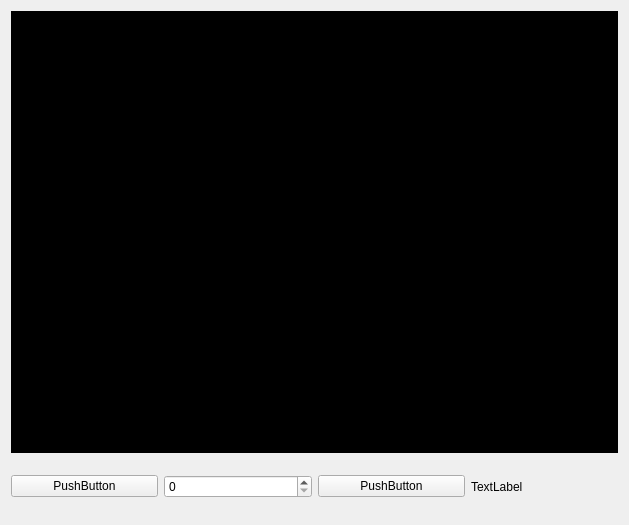
<?xml version="1.0" encoding="UTF-8"?>
<ui version="4.0">
 <class>Form</class>
 <widget class="QWidget" name="Form">
  <property name="geometry">
   <rect>
    <x>0</x>
    <y>0</y>
    <width>629</width>
    <height>525</height>
   </rect>
  </property>
  <property name="windowTitle">
   <string>Form</string>
  </property>
  <layout class="QGridLayout" name="gridLayout">
   <item row="0" column="0">
    <layout class="QVBoxLayout" name="verticalLayout" stretch="8,1">
     <item>
      <widget class="QLabel" name="label">
       <property name="styleSheet">
        <string notr="true">background:black;</string>
       </property>
       <property name="text">
        <string>TextLabel</string>
       </property>
      </widget>
     </item>
     <item>
      <layout class="QHBoxLayout" name="horizontalLayout">
       <item>
        <widget class="QPushButton" name="pushButton">
         <property name="text">
          <string>PushButton</string>
         </property>
        </widget>
       </item>
       <item>
        <widget class="QSpinBox" name="spinBox"/>
       </item>
       <item>
        <widget class="QPushButton" name="pushButton_2">
         <property name="text">
          <string>PushButton</string>
         </property>
        </widget>
       </item>
       <item>
        <widget class="QLabel" name="label_2">
         <property name="text">
          <string>TextLabel</string>
         </property>
        </widget>
       </item>
      </layout>
     </item>
    </layout>
   </item>
  </layout>
 </widget>
 <resources/>
 <connections/>
</ui>
